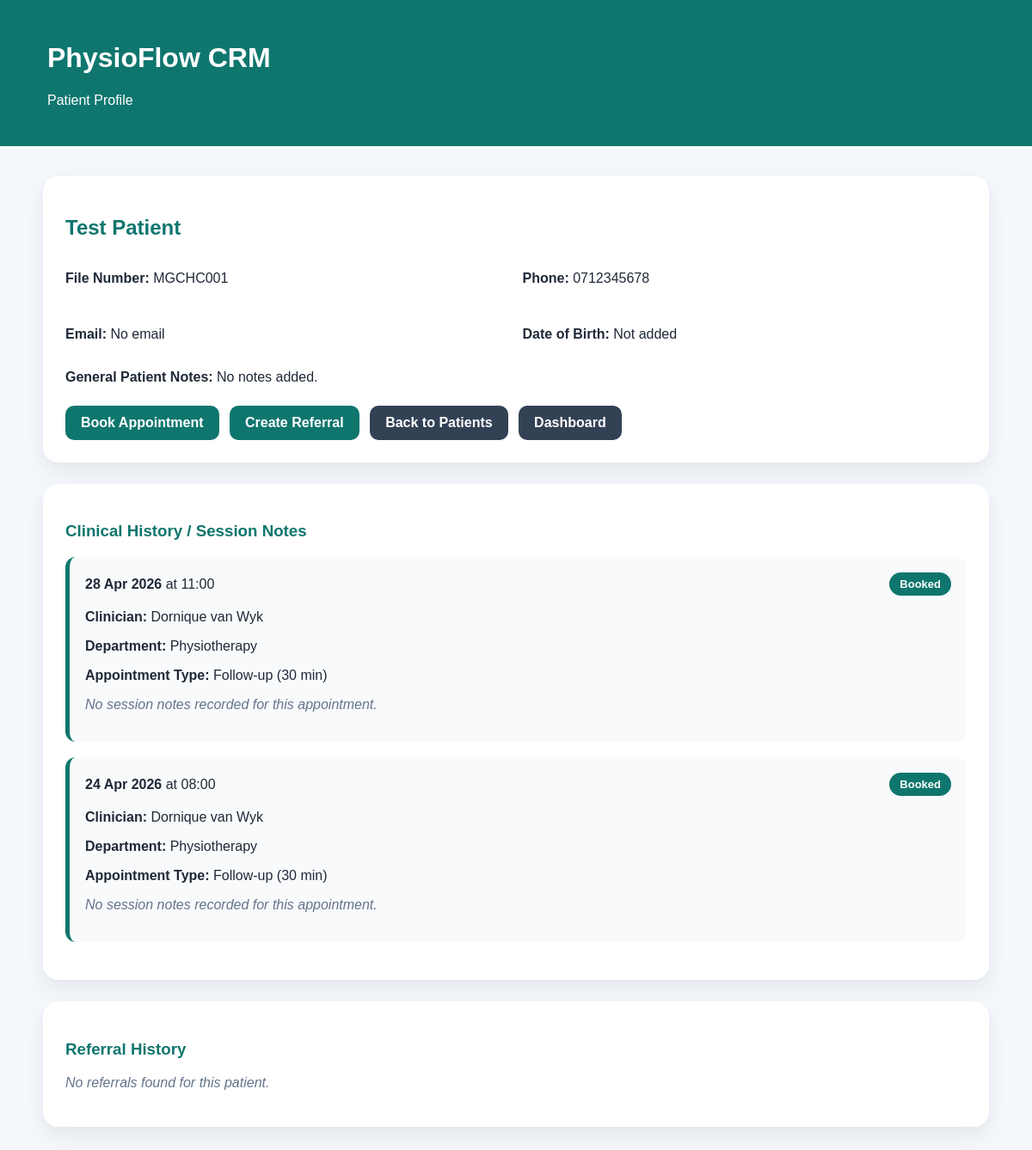
Screenshot of /patients/1/ with the database file from the repository.
### clinic/models.py (models this page shows, shortened)
class Patient(models.Model):
    full_name = models.CharField(max_length=150)
    phone_number = models.CharField(max_length=20)
    email = models.EmailField(blank=True, null=True)
    file_number = models.CharField(max_length=50, unique=True)
    date_of_birth = models.DateField(blank=True, null=True)
    notes = models.TextField(blank=True, null=True)

class Appointment(models.Model):
    STATUS_CHOICES = [
        ('booked', 'Booked'),
        ('completed', 'Completed'),
        ('cancelled', 'Cancelled'),
        ('no_show', 'No Show'),
    ]
    patient = models.ForeignKey(Patient, on_delete=models.CASCADE)
    clinician = models.ForeignKey(Clinician, on_delete=models.CASCADE)
    appointment_type = models.ForeignKey(
        AppointmentType,
        on_delete=models.CASCADE
    )
    start_time = models.DateTimeField()
    end_time = models.DateTimeField(blank=True, null=True)
    status = models.CharField(
        max_length=20,
        choices=STATUS_CHOICES,
        default='booked'
    )
    confirmation_message = models.TextField(blank=True, null=True)
    confirmation_sent = models.BooleanField(default=False)
    notes = models.TextField(
        blank=True,
        null=True,
        help_text="Clinical/session notes for this appointment."
    )
    created_at = models.DateTimeField(auto_now_add=True)

class Clinician(models.Model):
    name = models.CharField(max_length=100)
    department = models.ForeignKey(
        Department,
        on_delete=models.CASCADE,
        related_name='clinicians'
    )

class Department(models.Model):
    name = models.CharField(max_length=100)

class AppointmentType(models.Model):
    name = models.CharField(max_length=100)
    duration_minutes = models.IntegerField(default=30)

### clinic/views.py (the view)
def patient_profile(request, patient_id):
    patient = get_object_or_404(Patient, id=patient_id)
    appointments = Appointment.objects.filter(
        patient=patient
    ).order_by('-start_time')
    referrals = Referral.objects.filter(
        patient=patient
    ).order_by('-created_at')
    context = {
        'patient': patient,
        'appointments': appointments,
        'referrals': referrals,
    }
    return render(request, 'clinic/patient_profile.html', context)

### clinic/templates/clinic/patient_profile.html (shortened to what this page needs)
<!DOCTYPE html>
<html>
<head>
</head>
<body>
<div class="header">
    <h1>PhysioFlow CRM</h1>
    <p>Patient Profile</p>
</div>
<div class="container">
    <div class="section">
        <h2>{{ patient.full_name }}</h2>
        <div class="profile-grid">
            <p><strong>File Number:</strong> {{ patient.file_number }}</p>
            <p><strong>Phone:</strong> {{ patient.phone_number }}</p>
            <p><strong>Email:</strong> {{ patient.email|default:"No email" }}</p>
            <p><strong>Date of Birth:</strong> {{ patient.date_of_birth|default:"Not added" }}</p>
        </div>
        <p><strong>General Patient Notes:</strong> {{ patient.notes|default:"No notes added." }}</p>
        <a href="{% url 'book_appointment' %}" class="btn">
            Book Appointment
        </a>
        <a href="{% url 'create_referral' %}" class="btn">
            Create Referral
        </a>
        <a href="{% url 'patient_list' %}" class="btn secondary">
            Back to Patients
        </a>
        <a href="{% url 'dashboard' %}" class="btn secondary">
            Dashboard
        </a>
    </div>
    <div class="section">
        <h3>Clinical History / Session Notes</h3>
        {% if appointments %}
            {% for appointment in appointments %}
            <div class="history-item">
                <div class="history-header">
                    <div>
                        <strong>{{ appointment.start_time|date:"d M Y" }}</strong>
                        at {{ appointment.start_time|date:"H:i" }}
                    </div>
                    <span class="badge">
                        {{ appointment.get_status_display }}
                    </span>
                </div>
                <p>
                    <strong>Clinician:</strong>
                    {{ appointment.clinician.name }}
                </p>
                <p>
                    <strong>Department:</strong>
                    {{ appointment.clinician.department.name }}
                </p>
                <p>
                    <strong>Appointment Type:</strong>
                    {{ appointment.appointment_type.name }}
                    ({{ appointment.appointment_type.duration_minutes }} min)
                </p>
                {% if appointment.notes %}
                <div class="notes-box">
                    <strong>Session Notes:</strong>
                    <p>{{ appointment.notes }}</p>
                </div>
                {% else %}
                <p class="empty">No session notes recorded for this appointment.</p>
                {% endif %}
            </div>
            {% endfor %}
        {% else %}
            <p class="empty">No clinical history available for this patient.</p>
        {% endif %}
    </div>
    <div class="section">
        <h3>Referral History</h3>
        {% if referrals %}
        <table>
            <thead>
                <tr>
                    <th>Date</th>
                    <th>From</th>
                    <th>To Department</th>
                    <th>Reason</th>
                    <th>Status</th>
                </tr>
            </thead>
            <tbody>
                {% for referral in referrals %}
                <tr>
                    <td>{{ referral.created_at|date:"d M Y" }}</td>
                    <td>{{ referral.referred_from.name }}</td>
                    <td>{{ referral.referred_to_department.name }}</td>
                    <td>{{ referral.reason }}</td>
                    <td>{{ referral.get_status_display }}</td>
                </tr>
                {% endfor %}
            </tbody>
        </table>
        {% else %}
            <p class="empty">No referrals found for this patient.</p>
        {% endif %}
    </div>
</div>
</body>
</html>

### clinic/templates/clinic/patient_profile.html (style rules this page uses)
body { margin: 0; font-family: Arial, sans-serif; background: #f4f7fb; color: #1f2937; }
.header { background: #0f766e; color: white; padding: 28px 55px; }
.container { max-width: 1100px; margin: 35px auto; padding: 0 25px; }
.section { background: white; padding: 26px; border-radius: 18px; box-shadow: 0 10px 25px rgba(0,0,0,0.07); margin-bottom: 25px; }
.profile-grid { display: grid; grid-template-columns: repeat(2, 1fr); gap: 15px; }
h2, h3 { color: #0f766e; }
.btn { background: #0f766e; color: white; padding: 11px 18px; border-radius: 10px; text-decoration: none; font-weight: bold; display: inline-block; margin-right: 8px; margin-top: 8px; }
.secondary { background: #334155; }
.empty { color: #64748b; font-style: italic; }
.history-item { border-left: 5px solid #0f766e; background: #f8fafc; padding: 18px; border-radius: 12px; margin-bottom: 18px; }
.history-header { display: flex; justify-content: space-between; gap: 12px; align-items: center; margin-bottom: 10px; }
.badge { background: #0f766e; color: white; padding: 6px 12px; border-radius: 999px; font-size: 13px; font-weight: bold; }

### rows the page displays
Patient: full_name "Test Patient", file_number "MGCHC001", phone_number "0712345678", email "No email", date_of_birth "Not added", notes "No notes added."
Appointment: start_time "28 Apr 2026", start_time "11:00", status "Booked", clinician.name "Dornique van Wyk", clinician.department.name "Physiotherapy", appointment_type.name "Follow-up", appointment_type.duration_minutes "30", shows "No session notes recorded for this appointment."
Appointment: start_time "24 Apr 2026", start_time "08:00", status "Booked", clinician.name "Dornique van Wyk", clinician.department.name "Physiotherapy", appointment_type.name "Follow-up", appointment_type.duration_minutes "30", shows "No session notes recorded for this appointment."
